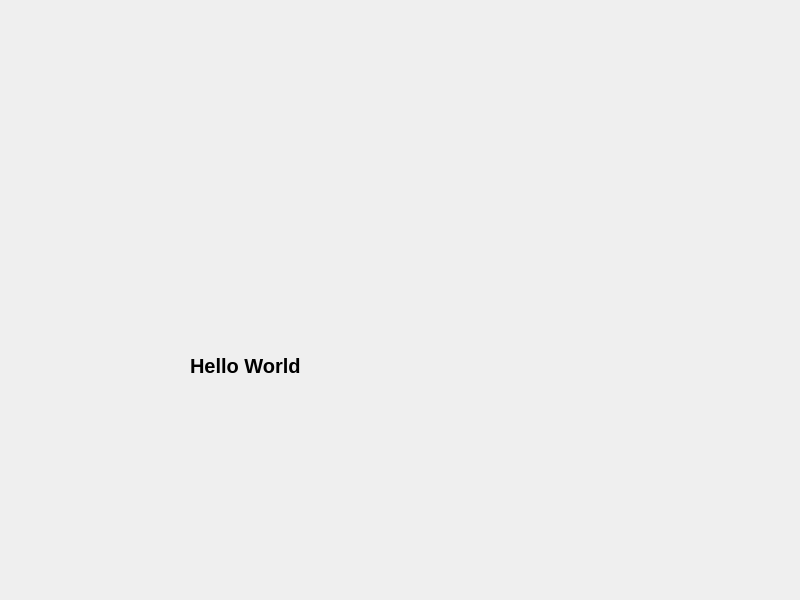
<?xml version="1.0" encoding="UTF-8"?>
<ui version="4.0">
 <class>Widget</class>
 <widget class="QWidget" name="Widget">
  <property name="geometry">
   <rect>
    <x>0</x>
    <y>0</y>
    <width>800</width>
    <height>600</height>
   </rect>
  </property>
  <property name="windowTitle">
   <string>Widget</string>
  </property>
  <widget class="QLabel" name="label">
   <property name="geometry">
    <rect>
     <x>190</x>
     <y>340</y>
     <width>141</width>
     <height>51</height>
    </rect>
   </property>
   <property name="font">
    <font>
     <pointsize>15</pointsize>
     <bold>true</bold>
    </font>
   </property>
   <property name="text">
    <string>Hello World</string>
   </property>
  </widget>
 </widget>
 <resources/>
 <connections/>
</ui>
